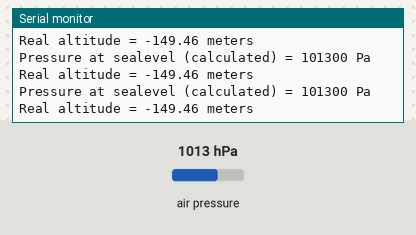
Recording of a sketch running on a simulated Arduino Uno, built with avr-gcc and run on an emulated ATmega328P. On the bench: the last lines printed to the serial monitor. The test bench sets the inputs (shaded band); at power-on: air pressure 1013 hPa.

Above: at 1.2 s.
1.3 s: air pressure set to 952 hPa
At 1.89 s:
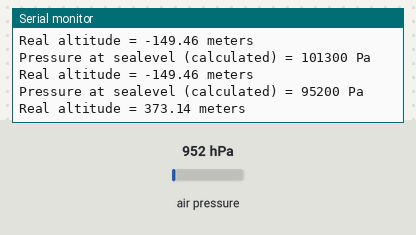
2.8 s: air pressure set to 975 hPa
At 2.92 s:
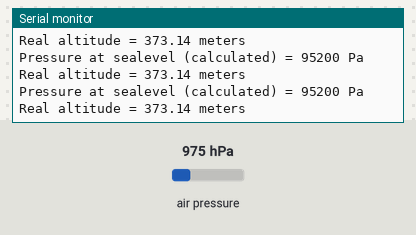
Timing chart, 0 to 5.8 s (numbered marks = the images above; inputs shaded):
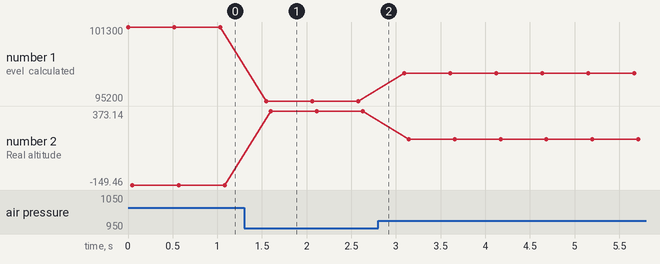

The sketch:

BMP_180_Test_Script.ino
```cpp
#include <Adafruit_BMP085.h>
Adafruit_BMP085 bmp;
void setup() {
Serial.begin(9600);
if (!bmp.begin()) {
Serial.println("Could not find a valid BMP085 sensor,check wiring!");
while (1) {}
}
}
void loop() {

Serial.print("Pressure at sealevel (calculated) = ");
Serial.print(bmp.readSealevelPressure());
Serial.println(" Pa");
// you can get a more precise measurement of altitude
// if you know the current sea level pressure which will
// vary with weather and such. If it is 1015 millibars
// that is equal to 101500 Pascals.
Serial.print("Real altitude = ");
Serial.print(bmp.readAltitude(99524));
Serial.println(" meters");
Serial.println();
delay(500);
}
```

Measured:
- after the input at 1.3 s, the serial monitor: prints a new line after 0.25 s (image 1)
- plotted number 1: 101300 → 95200 after the input at 1.3 s, 95200 → 97500 after the input at 2.8 s
- plotted number 2: -149.46 → 373.14 after the input at 1.3 s, 373.14 → 172.99 after the input at 2.8 s
